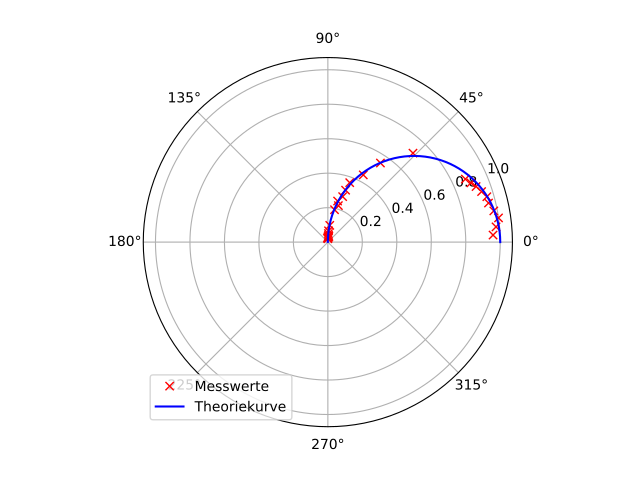

Here is the Python script that generated this plot:
import numpy as np
import matplotlib.pyplot as plt
from scipy.stats import linregress
from scipy.optimize import curve_fit
import uncertainties.unumpy as unp

f, a, b, U= np.genfromtxt('polar.txt', unpack=True)



def H(x, c):
    return -np.sin(c)/x

phi = a/b * 10 ** (-3)  * 2 *np.pi # das hier ist einfach wieder nur die Umrechnung wie vorher
A = U/980 # wieder nur geteilt durch die anfangsamplitude
plt.figure(2)
plt.polar(phi, A, 'rx', label="Messwerte")
x = np.linspace(0.00001,  2, 1000)
plt.polar(x, H(-np.tan(x), x), 'b-', label="Theoriekurve")
plt.legend(loc="lower left")
plt.tight_layout

plt.savefig('Polar2.pdf')
